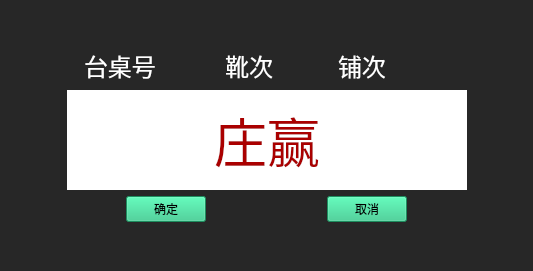
<?xml version="1.0" encoding="UTF-8"?>
<ui version="4.0">
 <class>MGameOver</class>
 <widget class="QWidget" name="MGameOver">
  <property name="geometry">
   <rect>
    <x>0</x>
    <y>0</y>
    <width>533</width>
    <height>271</height>
   </rect>
  </property>
  <property name="windowTitle">
   <string>Form</string>
  </property>
  <property name="styleSheet">
   <string notr="true">background-color: rgb(39, 39, 39);</string>
  </property>
  <layout class="QVBoxLayout" name="verticalLayout">
   <item>
    <spacer name="verticalSpacer">
     <property name="orientation">
      <enum>Qt::Vertical</enum>
     </property>
     <property name="sizeHint" stdset="0">
      <size>
       <width>20</width>
       <height>40</height>
      </size>
     </property>
    </spacer>
   </item>
   <item>
    <layout class="QHBoxLayout" name="horizontalLayout_2" stretch="1,5,1">
     <item>
      <spacer name="horizontalSpacer_3">
       <property name="orientation">
        <enum>Qt::Horizontal</enum>
       </property>
       <property name="sizeHint" stdset="0">
        <size>
         <width>40</width>
         <height>20</height>
        </size>
       </property>
      </spacer>
     </item>
     <item>
      <layout class="QHBoxLayout" name="horizontalLayout">
       <item>
        <widget class="QLabel" name="label_2">
         <property name="font">
          <font>
           <family>方正粗黑宋简体</family>
           <pointsize>18</pointsize>
          </font>
         </property>
         <property name="styleSheet">
          <string notr="true">color: rgb(255, 255, 255);</string>
         </property>
         <property name="text">
          <string>台桌号</string>
         </property>
        </widget>
       </item>
       <item>
        <widget class="QLabel" name="label_desk_id">
         <property name="font">
          <font>
           <family>方正粗黑宋简体</family>
           <pointsize>18</pointsize>
          </font>
         </property>
         <property name="styleSheet">
          <string notr="true">color: rgb(255, 255, 0);</string>
         </property>
         <property name="text">
          <string/>
         </property>
        </widget>
       </item>
       <item>
        <widget class="QLabel" name="label_3">
         <property name="font">
          <font>
           <family>方正粗黑宋简体</family>
           <pointsize>18</pointsize>
          </font>
         </property>
         <property name="styleSheet">
          <string notr="true">color: rgb(255, 255, 255);</string>
         </property>
         <property name="text">
          <string>靴次</string>
         </property>
         <property name="alignment">
          <set>Qt::AlignRight|Qt::AlignTrailing|Qt::AlignVCenter</set>
         </property>
        </widget>
       </item>
       <item>
        <widget class="QLabel" name="label_boot">
         <property name="font">
          <font>
           <family>方正粗黑宋简体</family>
           <pointsize>18</pointsize>
          </font>
         </property>
         <property name="styleSheet">
          <string notr="true">color: rgb(255, 255, 0);</string>
         </property>
         <property name="text">
          <string/>
         </property>
        </widget>
       </item>
       <item>
        <widget class="QLabel" name="label_4">
         <property name="font">
          <font>
           <family>方正粗黑宋简体</family>
           <pointsize>18</pointsize>
          </font>
         </property>
         <property name="styleSheet">
          <string notr="true">color: rgb(255, 255, 255);</string>
         </property>
         <property name="text">
          <string>铺次</string>
         </property>
        </widget>
       </item>
       <item>
        <widget class="QLabel" name="label_pave">
         <property name="font">
          <font>
           <family>方正粗黑宋简体</family>
           <pointsize>18</pointsize>
          </font>
         </property>
         <property name="styleSheet">
          <string notr="true">color: rgb(255, 255, 0);</string>
         </property>
         <property name="text">
          <string/>
         </property>
        </widget>
       </item>
      </layout>
     </item>
     <item>
      <spacer name="horizontalSpacer_4">
       <property name="orientation">
        <enum>Qt::Horizontal</enum>
       </property>
       <property name="sizeHint" stdset="0">
        <size>
         <width>40</width>
         <height>20</height>
        </size>
       </property>
      </spacer>
     </item>
    </layout>
   </item>
   <item>
    <layout class="QHBoxLayout" name="horizontalLayout_3">
     <item>
      <spacer name="horizontalSpacer">
       <property name="orientation">
        <enum>Qt::Horizontal</enum>
       </property>
       <property name="sizeHint" stdset="0">
        <size>
         <width>40</width>
         <height>20</height>
        </size>
       </property>
      </spacer>
     </item>
     <item>
      <widget class="QLabel" name="label_result">
       <property name="minimumSize">
        <size>
         <width>400</width>
         <height>100</height>
        </size>
       </property>
       <property name="font">
        <font>
         <family>方正粗黑宋简体</family>
         <pointsize>40</pointsize>
        </font>
       </property>
       <property name="styleSheet">
        <string notr="true">background-color: rgb(255, 255, 255);
color: rgb(170, 0, 0);</string>
       </property>
       <property name="text">
        <string>庄赢</string>
       </property>
       <property name="alignment">
        <set>Qt::AlignCenter</set>
       </property>
      </widget>
     </item>
     <item>
      <spacer name="horizontalSpacer_2">
       <property name="orientation">
        <enum>Qt::Horizontal</enum>
       </property>
       <property name="sizeHint" stdset="0">
        <size>
         <width>40</width>
         <height>20</height>
        </size>
       </property>
      </spacer>
     </item>
    </layout>
   </item>
   <item>
    <layout class="QHBoxLayout" name="horizontalLayout_4">
     <item>
      <spacer name="horizontalSpacer_5">
       <property name="orientation">
        <enum>Qt::Horizontal</enum>
       </property>
       <property name="sizeHint" stdset="0">
        <size>
         <width>40</width>
         <height>20</height>
        </size>
       </property>
      </spacer>
     </item>
     <item>
      <widget class="QPushButton" name="pu_yes">
       <property name="styleSheet">
        <string notr="true">background-color: rgb(40, 197, 132);</string>
       </property>
       <property name="text">
        <string>确定</string>
       </property>
       <property name="shortcut">
        <string>Enter</string>
       </property>
      </widget>
     </item>
     <item>
      <spacer name="horizontalSpacer_6">
       <property name="orientation">
        <enum>Qt::Horizontal</enum>
       </property>
       <property name="sizeHint" stdset="0">
        <size>
         <width>40</width>
         <height>20</height>
        </size>
       </property>
      </spacer>
     </item>
     <item>
      <widget class="QPushButton" name="pu_no">
       <property name="styleSheet">
        <string notr="true">background-color: rgb(40, 197, 132);</string>
       </property>
       <property name="text">
        <string>取消</string>
       </property>
       <property name="shortcut">
        <string>Esc</string>
       </property>
      </widget>
     </item>
     <item>
      <spacer name="horizontalSpacer_7">
       <property name="orientation">
        <enum>Qt::Horizontal</enum>
       </property>
       <property name="sizeHint" stdset="0">
        <size>
         <width>40</width>
         <height>20</height>
        </size>
       </property>
      </spacer>
     </item>
    </layout>
   </item>
   <item>
    <spacer name="verticalSpacer_2">
     <property name="orientation">
      <enum>Qt::Vertical</enum>
     </property>
     <property name="sizeHint" stdset="0">
      <size>
       <width>20</width>
       <height>40</height>
      </size>
     </property>
    </spacer>
   </item>
  </layout>
 </widget>
 <resources/>
 <connections/>
</ui>
